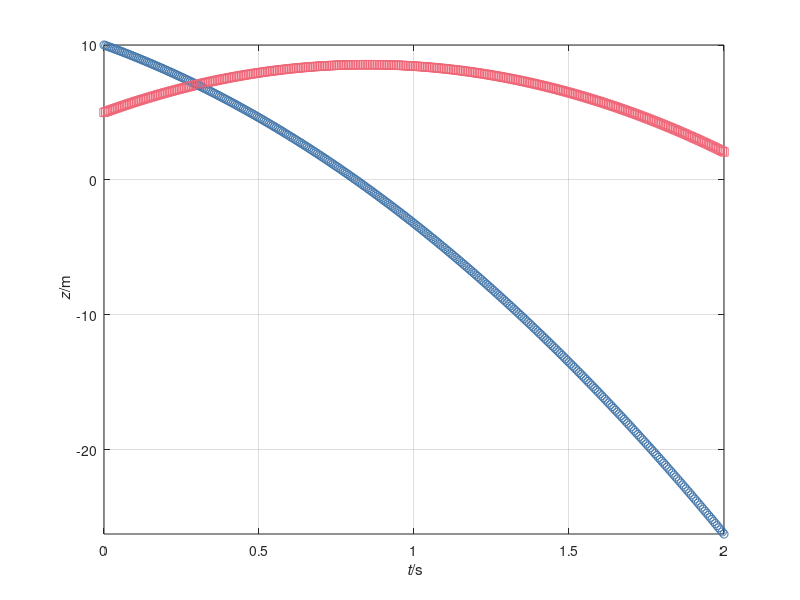

Here is the MATLAB script that generated this plot:
%%% Numerical simulation of object motion with gravity
%% Coordinates (t, x, y, z)

%% Constants
ma = 0.06;  % kg: mass-energy object a
mb = 0.06;  % kg: mass-energy object b
g = 9.8;    % N/kg: gravitational acceleration

%% Initial conditions
t = 0;              % s: initial time
ra = [0, 0, 10];    % m: initial position vector a
rb = [0, 0, 5];     % m: initial position vector b
Pa = [0, 0, -0.5];  % N s: initial momentum vector a
Pb = [0, 0, 0.5];   % N s: initial momentum vector b

%% Boundary conditions
Fa = [0, 0, 0];            % N: momentum influx object a
Fb = [0, 0, 0];            % N: momentum influx object b
Ga = -ma * g * [0, 0, 1];  % N: momentum supply object a
Gb = -mb * g * [0, 0, 1];  % N: momentum supply object b

%% Time-iteration parameters
t1 = 2;        % s: final time
dt = 0.00001;  % s: time step %@

%% Plotting
dtplot = t1/360;  % time interval between plots
tplot = dtplot;   % time for next plot
figure
plot(t, ra(3), 'o', 'color', '#4477AA')
axis('tight'); xlim([0, t1]); grid on; hold on
plot(t, rb(3), 's', 'color', '#EE6677')
xlabel('{\it t}/s'); ylabel('{\it z}/m')
axis('tight'); xlim([0, t1]); grid on; hold on %@

%% Numerical time integration
while t < t1
  %% constitutive relations
  va = Pa / ma;
  vb = Pb / mb;

  %% step forward in time with balance laws
  t = t + dt;
  Pa = Pa + (Fa + Ga) * dt;
  ra = ra + va * dt;
  Pb = Pb + (Fb + Gb) * dt;
  rb = rb + vb * dt; %@

  %% plot
  if t > tplot
    plot(t, ra(3), 'o', 'color', '#4477AA')
    plot(t, rb(3), 's', 'color', '#EE6677')
    pause(0)
    tplot = tplot + dtplot;
  end %@
end
